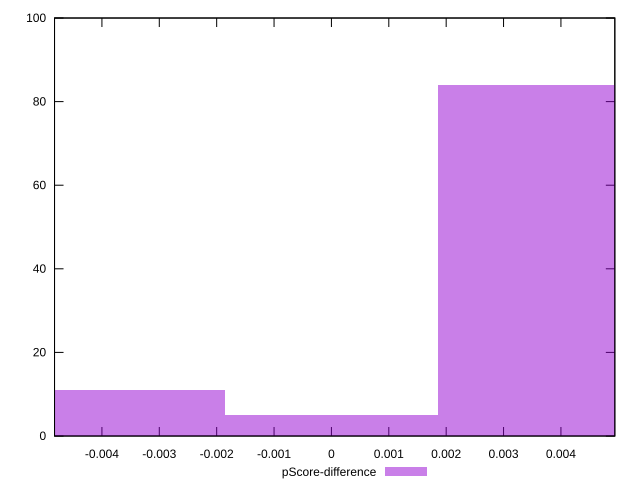

Generate this figure with gnuplot:
reset

$pScoreDifference <<EOF
-0.0037020845686729876 11
0.0037020845686729876 84
0 5
EOF

set key outside below
set boxwidth 0.0037020845686729876
set xrange [-0.004825918058909862:0.0049392941941479585]
set yrange [0:100]
set trange [0:100]
set style fill transparent solid 0.5 noborder
set terminal svg size 640, 490 enhanced background rgb 'white'
set output "report_00009_2021-02-08T22-37-41.559Z/first-contentful-paint/samples/pages+cached+noadtech+nomedia+nocss/pScore-difference/histogram.svg"

plot $pScoreDifference title "pScore-difference" with boxes

reset
